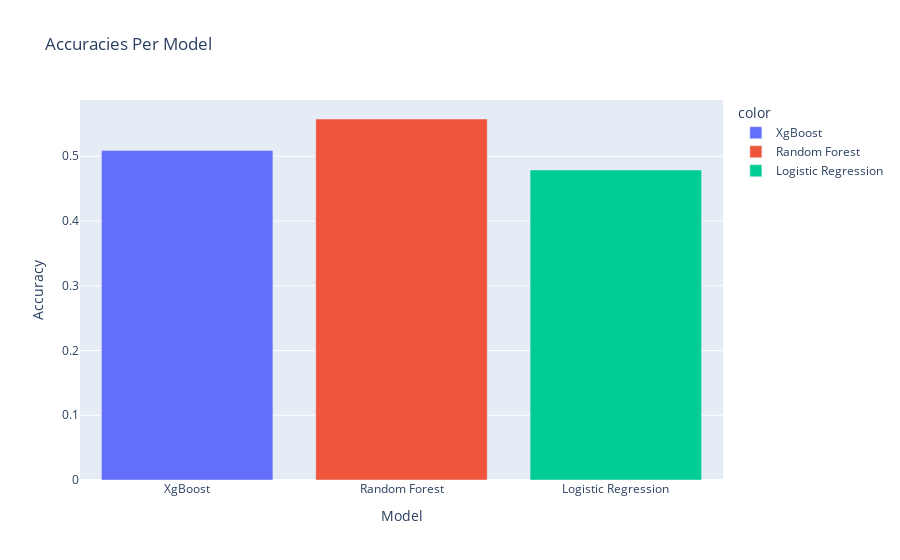

Write notebook code for a chart like this one.
### Markdown cell above
<h3> Group B Simulation </h3>

### Code cell
groupB_games= group_arrangemnt(groupB)
groupB_table= group_simulation(groupB,groupB_games,country_encoder,final_copa_america_df,copa_america_rankings)
groupB_table.head()

### Figure 1 — Plotly figure (JSON) as saved in the notebook; plotly's stock layout.template omitted (floating-point values rounded to 4 significant figures)
{"data": [{"alignmentgroup": "True", "hovertemplate": "color=XgBoost<br>x=%{x}<br>y=%{y}<extra></extra>", "legendgroup": "XgBoost", "marker": {"color": "#636efa", "pattern": {"shape": ""}}, "name": "XgBoost", "offsetgroup": "XgBoost", "orientation": "v", "showlegend": true, "textposition": "auto", "type": "bar", "x": ["XgBoost"], "xaxis": "x", "y": [0.5091], "yaxis": "y"}, {"alignmentgroup": "True", "hovertemplate": "color=Random Forest<br>x=%{x}<br>y=%{y}<extra></extra>", "legendgroup": "Random Forest", "marker": {"color": "#EF553B", "pattern": {"shape": ""}}, "name": "Random Forest", "offsetgroup": "Random Forest", "orientation": "v", "showlegend": true, "textposition": "auto", "type": "bar", "x": ["Random Forest"], "xaxis": "x", "y": [0.5576], "yaxis": "y"}, {"alignmentgroup": "True", "hovertemplate": "color=Logistic Regression<br>x=%{x}<br>y=%{y}<extra></extra>", "legendgroup": "Logistic Regression", "marker": {"color": "#00cc96", "pattern": {"shape": ""}}, "name": "Logistic Regression", "offsetgroup": "Logistic Regression", "orientation": "v", "showlegend": true, "textposition": "auto", "type": "bar", "x": ["Logistic Regression"], "xaxis": "x", "y": [0.4788], "yaxis": "y"}], "layout": {"barmode": "relative", "legend": {"title": {"text": "color"}, "tracegroupgap": 0}, "title": {"text": "Accuracies Per Model"}, "xaxis": {"anchor": "y", "domain": [0, 1], "title": {"text": "Model"}}, "yaxis": {"anchor": "x", "domain": [0, 1], "title": {"text": "Accuracy"}}}}
